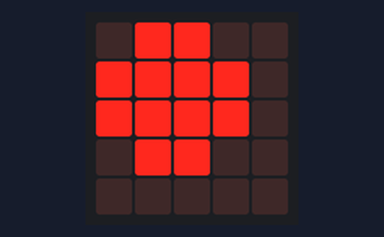
Bench run of a program on a simulated BBC micro:bit (MakeCode). Parts: the board's 5×5 LED display.

Above: at 0.1 s.
At 7.3 s:
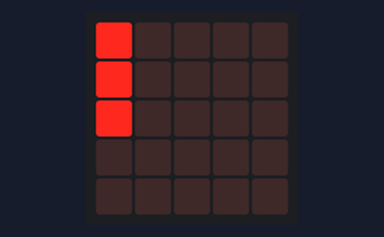
At 10.7 s:
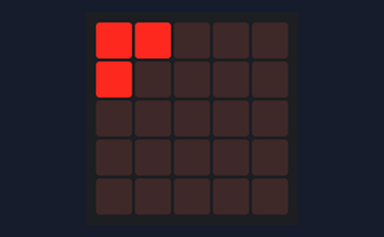
At 18.5 s:
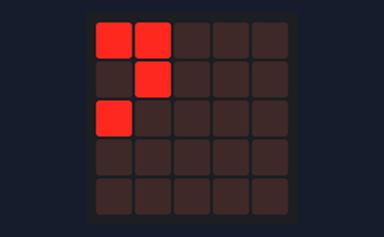
At 28.1 s:
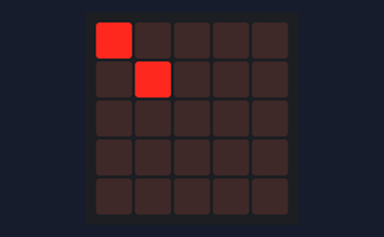
At 37.3 s:
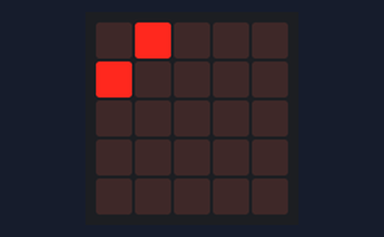

Measured:
- what the display in image 1 shows lasts 3.4 s, from 7.2 s to 10.6 s
- what the display in image 4 shows lasts 2.4 s, from 28.0 s to 30.4 s

The program:

main.ts
```typescript
basic.forever(function () {
    basic.showLeds(`
        . # # . .
        # # # # .
        # # # # .
        . # # . .
        . . . . .
        `)
    basic.pause(1000)
    basic.showLeds(`
        # # . . .
        . # . . .
        . . . . .
        . . . . .
        . . . . .
        `)
    basic.pause(3000)
    basic.showLeds(`
        # . . . .
        . # . . .
        . . . . .
        . . . . .
        . . . . .
        `)
    basic.pause(2000)
    basic.showLeds(`
        # . . . .
        # . . . .
        # . . . .
        . . . . .
        . . . . .
        `)
    basic.pause(3000)
    basic.showLeds(`
        # # . . .
        # . . . .
        . . . . .
        . . . . .
        . . . . .
        `)
    basic.pause(3000)
    basic.showLeds(`
        . # . . .
        # . . . .
        . . . . .
        . . . . .
        . . . . .
        `)
    basic.pause(4000)
    basic.showLeds(`
        # # . . .
        . # . . .
        # . . . .
        . . . . .
        . . . . .
        `)
    basic.pause(3000)
    basic.showLeds(`
        . # # . .
        # # # # .
        # # # # .
        . # # . .
        . . . . .
        `)
    basic.pause(1000)
    basic.clearScreen()
})
```

test.ts
```typescript
// aquí va el archivo "tests"; esto no se compilará cuando este paquete se utilice como una extensión.
```
